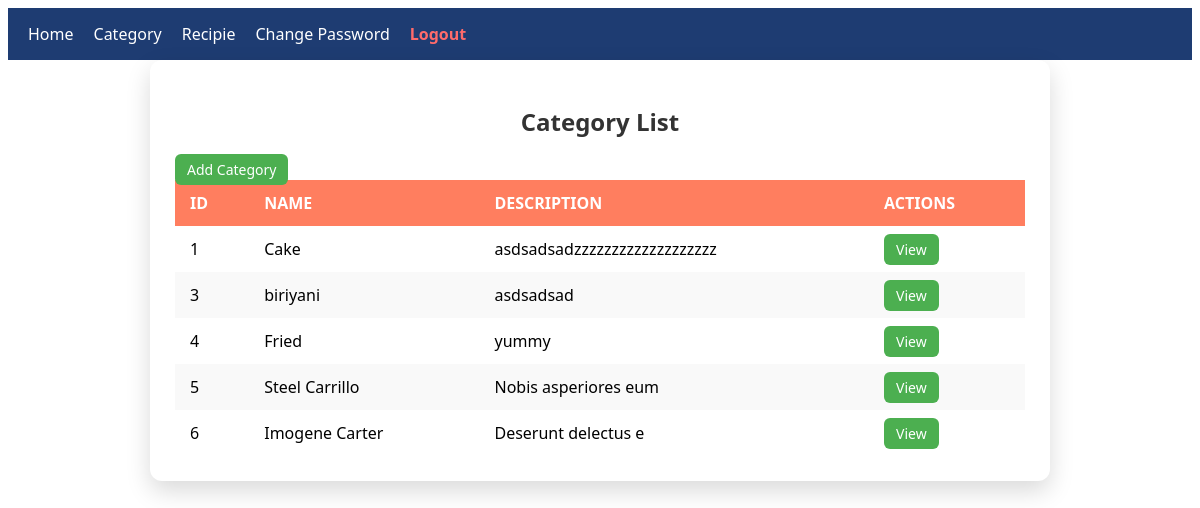
The app's page /category/ (signed in) with its own data.
### myApp/models.py (models this page shows, shortened)
class Category(models.Model):
    name=models.CharField(max_length=100, null=True)
    description=models.TextField(null=True)

### myApp/views.py (the view)
# urls.py: path('category/',categoryPage, name="category" ),
@login_required
def categoryPage(request):
    categories=Category.objects.all()
    return render(request, 'category/category.html',{'categories':categories})

### myApp/templates/category/category.html (shortened to what this page needs)
{% extends 'master/base.html' %}
{% block body %}
<!DOCTYPE html>
<html lang="en">
<head>
</head>
<body>
<div class="category-list-box">
  <h2>Category List</h2>
  <table class="category-table">
    <thead>
      <a href="{% url 'addcategory' %}" class="action-btn view-btn">Add Category</a>
      <tr>
        <th>ID</th>
        <th>Name</th>
        <th>Description</th>
        <th>Actions</th>
      </tr>
    </thead>
    <tbody>
      {% for i in categories %}
      <tr>
        <td>{{ i.id }}</td>
        <td>{{ i.name }}</td>
        <td>{{ i.description }}</td>
        <td>
          <a href="{% url 'view_category' i.id %}" class="action-btn view-btn">View</a>
        </td>
      </tr>
      {% empty %}
      <tr>
        <td colspan="4" style="text-align:center; color:#777;">No categories found</td>
      </tr>
      {% endfor %}
    </tbody>
  </table>
</div>
</body>
</html>
{% endblock body %}

### myApp/templates/master/base.html (shortened to what this page needs)
<!DOCTYPE html>
<html>
<head>
</head>
<body>
    {% include "master/nav.html" %}
    {% block body %}
    {% endblock body %}
</body>
</html>

### myApp/templates/master/nav.html
<nav class="main-navbar">
  <ul class="nav-list">
    <li class="nav-item">
      <a href="{% url 'home' %}" class="nav-link">Home</a>
    </li>
    <li class="nav-item">
      <a href="{% url 'category' %}" class="nav-link">Category</a>
    </li>
    <li class="nav-item">
      <a href="{% url 'recipie' %}" class="nav-link">Recipie</a>
    </li>
    <li class="nav-item">
      <a href="{% url 'changepass' %}" class="nav-link">Change Password</a>
    </li>
    <li class="nav-item">
      <a href="{% url 'logout' %}" class="nav-link logout">Logout</a>
    </li>
  </ul>
</nav>

### myApp/templates/master/base.html (style rules this page uses)
.main-navbar { background: #1e3c72; padding: 0 20px; }
.main-navbar .nav-list { list-style: none; margin: 0; padding: 0; display: flex; align-items: center; }
.main-navbar .nav-item { margin-right: 20px; }
.main-navbar .nav-link { display: block; padding: 15px 0; color: #ffffff; text-decoration: none; font-weight: 500; transition: color 0.3s, border-bottom 0.3s; }
.main-navbar .logout { color: #ff6b6b; font-weight: 600; }

### myApp/templates/category/category.html (style rules this page uses)
* { box-sizing: border-box; font-family: "Segoe UI", Tahoma, sans-serif; }
.category-list-box { max-width: 900px; margin: auto; background: #fff; border-radius: 12px; padding: 25px; box-shadow: 0 10px 25px rgba(0,0,0,0.15); }
.category-list-box h2 { text-align: center; margin-bottom: 20px; color: #333; }
.category-table { width: 100%; border-collapse: collapse; }
.category-table th, .category-table td { text-align: left; padding: 12px 15px; }
.category-table th { background: #ff7e5f; color: #fff; font-weight: 600; text-transform: uppercase; }
.category-table tr:nth-child(even) { background: #f9f9f9; }
.action-btn { padding: 6px 12px; border-radius: 6px; text-decoration: none; font-size: 14px; font-weight: 500; margin-right: 5px; transition: 0.3s; }
.view-btn { background-color: #4caf50; color: #fff; }

### records on screen
Category: id "1", name "Cake", description "asdsadsadzzzzzzzzzzzzzzzzzzz"
Category: id "3", name "biriyani", description "asdsadsad"
Category: id "4", name "Fried", description "yummy"
Category: id "5", name "Steel Carrillo", description "Nobis asperiores eum"
Category: id "6", name "Imogene Carter", description "Deserunt delectus e"
